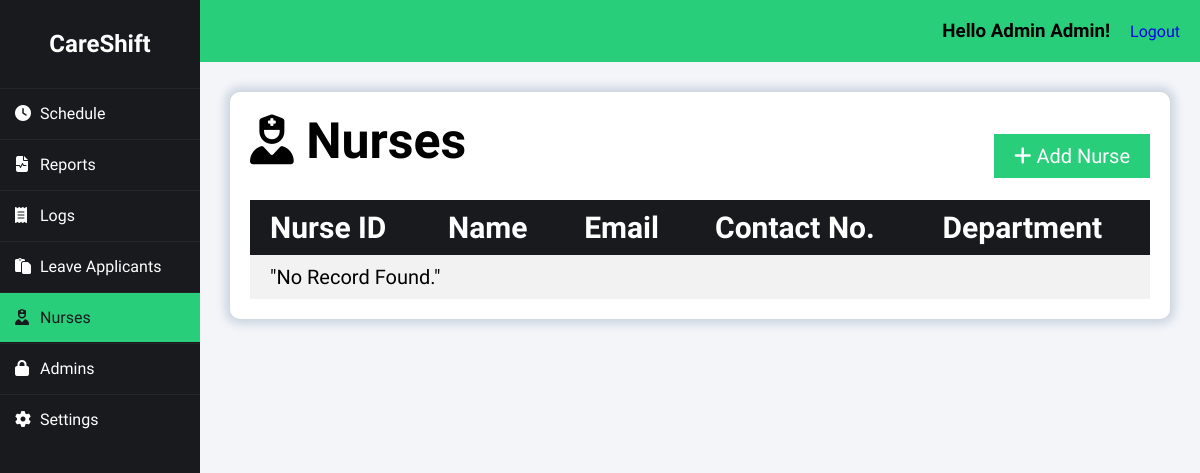
Before: /index.php?page=nurses (signed in) with the older database file.
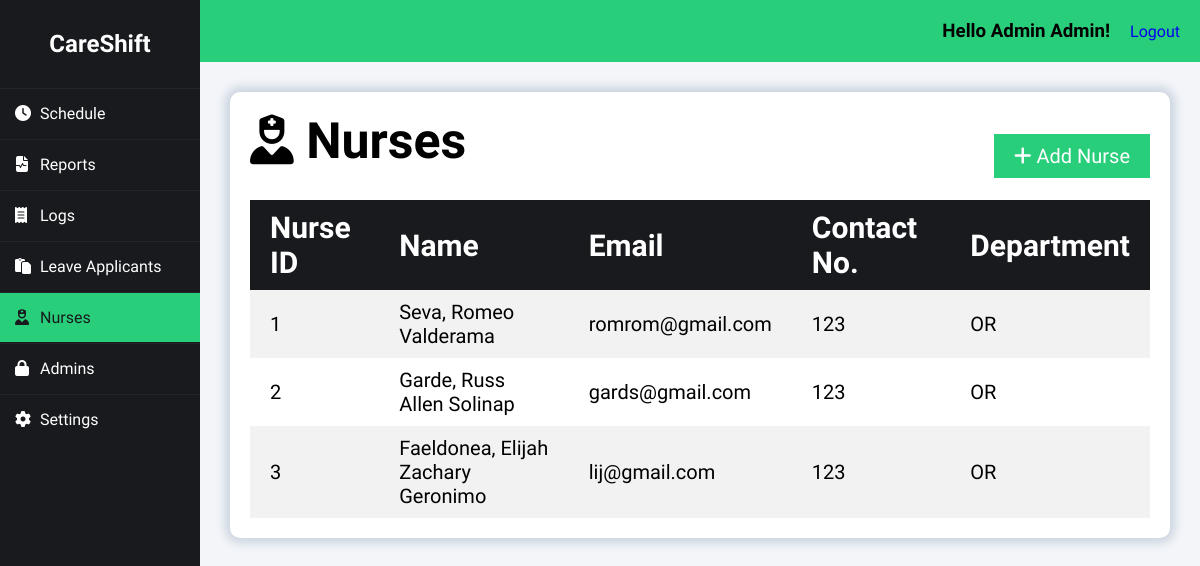
After: the same page with the newer database file.
### tables this page shows
CREATE TABLE `nurse` (
  `nurse_id` int(50) NOT NULL auto_increment, 
  `nurse_password` varchar(32) NOT NULL,
  `nurse_fname` varchar(50) NOT NULL,
  `nurse_mname` varchar(50) NOT NULL,
  `nurse_lname` varchar(50) NOT NULL,
  `nurse_email` varchar(50) NOT NULL,
  `nurse_contact` bigint(20) NOT NULL,
  `nurse_position` varchar(255) NOT NULL,
  `nurse_department` varchar(255) NOT NULL,
  PRIMARY KEY  (`nurse_id`)
);

### class/class.admin.php (called while the page is built, shortened)
<?php
class Admin{
	private $DB_SERVER='localhost';
	private $DB_USERNAME='root';
	private $DB_PASSWORD='';
	private $DB_DATABASE='db_careshift';
	private $conn;
	public function __construct(){
		$this->conn = new PDO("mysql:host=".$this->DB_SERVER.";dbname=".$this->DB_DATABASE,$this->DB_USERNAME,$this->DB_PASSWORD);
	}
	function get_id_by_username($username){
		$sql="SELECT adm_id FROM admin WHERE adm_username = :username";
		$q = $this->conn->prepare($sql);
		$q->execute(['username' => $username]);
		$id = $q->fetchColumn();
		return $id;
	}
	function get_fname($id){
		$sql="SELECT adm_fname FROM admin WHERE adm_id = :id";
		$q = $this->conn->prepare($sql);
		$q->execute(['id' => $id]);
		$fname = $q->fetchColumn();
		return $fname;
	}
	function get_lname($id){
		$sql="SELECT adm_lname FROM admin WHERE adm_id = :id";
		$q = $this->conn->prepare($sql);
		$q->execute(['id' => $id]);
		$lname = $q->fetchColumn();
		return $lname;
	}
}
?>

### class/class.nurse.php (called while the page is built, shortened)
<?php
class Nurse{
	private $DB_SERVER='localhost';
	private $DB_USERNAME='root';
	private $DB_PASSWORD='';
	private $DB_DATABASE='db_careshift';
	private $conn;
	public function __construct(){
		$this->conn = new PDO("mysql:host=".$this->DB_SERVER.";dbname=".$this->DB_DATABASE,$this->DB_USERNAME,$this->DB_PASSWORD);
	}
	public function list_nurses(){
		$sql="SELECT * FROM nurse";
		$q = $this->conn->query($sql) or die("failed!");
		while($r = $q->fetch(PDO::FETCH_ASSOC)){
		$data[]=$r;
		}
		if(empty($data)){
		   return false;
		}else{
			return $data;
		}
	}
}
?>

### nurse-module/records.php (the view)
<div class="heading">
    <h1><i class="fas fa-solid fa-user-nurse"></i>&nbspNurses</h1>
    <a href="index.php?page=nurses&subpage=add" class="right_button"><i class="fa fa-plus"></i>&nbspAdd Nurse</a>
</div>
<table id="tablerecords">
    <thead>
        <tr>
            <th>Nurse ID</th>
            <th>Name</th>
            <th>Email</th>
            <th>Contact No.</th>
            <th>Department</th>
        </tr>
    </thead>
    <tbody>
        <?php
        if ($nurse->list_nurses() != false) {
            foreach ($nurse->list_nurses() as $value) {
                extract($value);
                $row_url = "index.php?page=nurses&subpage=profile&id=" . $nurse_id;
                ?>
                <tr onclick="location.href='<?php echo $row_url; ?>'" style="cursor: pointer;">
                    <td><?php echo $nurse_id; ?></td>
                    <td><?php echo $nurse_lname . ', ' . $nurse_fname . ' ' . $nurse_mname; ?></td>
                    <td><?php echo $nurse_email; ?></td>
                    <td><?php echo $nurse_contact; ?></td>
                    <td><?php echo $nurse_department; ?></td>
                </tr>
                <?php
            }
        } else {
            ?>
            <tr>
                <td colspan="5">"No Record Found."</td>
            </tr>
        <?php
        }
        ?>
    </tbody>
</table>

### index.php (shortened to what this page needs)
<?php
include_once 'class/class.nurse.php';
include_once 'class/class.admin.php';
$page = (isset($_GET['page']) && $_GET['page'] != '') ? $_GET['page'] : '';
$subpage = (isset($_GET['subpage']) && $_GET['subpage'] != '') ? $_GET['subpage'] : '';
$nurse = new Nurse();
$admin = new Admin();
$admin_id = $admin->get_id_by_username($_SESSION['adm_username']);
?>
<!DOCTYPE html>
<html>
<head>
    <link rel="stylesheet" href="css/styles.css">
    <link rel="stylesheet" href="https://cdnjs.cloudflare.com/ajax/libs/fullcalendar/3.4.0/fullcalendar.css" />
</head>
<body>
    <div class="wrapper">
        <div class="sidebar">
            <h2>CareShift</h2>
            <ul>
                <li><a href="index.php?page=schedule" class="<?= $page == 'schedule' ? 'active' : '' ?>"><i class="fas fa-solid fa-clock"></i>Schedule</a></li>
                <li><a href="index.php?page=reports" class="<?= $page == 'reports' ? 'active' : '' ?>"><i class="fas fa-solid fa-file-waveform"></i>Reports</a></li>
                <li><a href="index.php?page=logs" class="<?= $page == 'logs' ? 'active' : '' ?>"><i class="fas fa-solid fa-receipt"></i>Logs</a></li>
                <li><a href="index.php?page=leave" class="<?= $page == 'leave' ? 'active' : '' ?>"><i class="fas fa-regular fa-paste"></i></i></i>Leave Applicants</a></li>
                <li><a href="index.php?page=nurses" class="<?= $page == 'nurses' ? 'active' : '' ?>"><i class="fas fa-solid fa-user-nurse"></i>Nurses</a></li>
                <li><a href="index.php?page=admins" class="<?= $page == 'admins' ? 'active' : '' ?>"><i class="fas fa-lock" aria-hidden="true"></i></i>Admins</a></li>
                <li><a href="index.php?page=settings" class="<?= $page == 'settings' ? 'active' : '' ?>"><i class="fas fa-solid fa-gear"></i>Settings</a></li>
            </ul>
        </div>
        <div class="body">
            <div class="header">
                <h3>Hello <?php echo $admin->get_fname($admin_id).' '.$admin->get_lname($admin_id);?>!</h3>
                <a href="logout.php" class="right">Logout</a>
            </div>
            <div class="main_content">
                <?php
                    switch($page){
                    case 'nurses':
                        require_once 'nurse-module/index.php';
                    break;
                    }
                ?>
            </div>
        </div>
    </div>
</body>
</html>

### nurse-module/index.php (shortened to what this page needs)
<div class="content_wrapper">
	<?php
        switch($subpage){
            default:
                require_once 'records.php';
            break;
        }
    ?>
</div>

### css/styles.css (style rules this page uses)
* { margin: 0; padding: 0; box-sizing: border-box; list-style: none; text-decoration: none; font-family: "Afacad Flux", sans-serif; }
body { background: #f3f5f9; }
.wrapper { display: flex; position: relative; }
.wrapper .sidebar { position: fixed; width: 200px; height: 100%; background: #181a1d; padding: 30px 0; }
.wrapper .sidebar h2 { color: white; text-align: center; margin-bottom: 30px; }
.wrapper .sidebar ul li { border-bottom: 1px solid rgba(0, 0, 0, 0.05); border-top: 1px solid rgba(255, 255, 255, 0.05); }
.wrapper .sidebar ul li a { color: white; display: block; padding: 15px; }
.wrapper .sidebar ul li a .fas { width: 25px; }
.wrapper .sidebar ul li a.active { background-color: #29ce7a; color: #181a1d; }
.wrapper .sidebar ul li a.active .fas { color: #181a1d; }
.wrapper .body { width: 100%; margin-left: 200px; }
.wrapper .body .header { padding: 20px; background: #29ce7a; display: flex; justify-content: flex-end; gap: 20px; align-items: center; }
.wrapper .body .header h3 { margin: 0; }
.wrapper .body .main_content { padding: 0px 30px 0px 30px; }
.wrapper .body .main_content h1 { font-size: 50px; margin-bottom: 30px; width: 80%; }
.wrapper .body .main_content .content_wrapper { background: white; border-radius: 10px; box-shadow: 0 0 10px 5px #CBD4DF; padding: 20px; margin-top: 30px; margin-bottom: 30px; }
.wrapper .body .main_content .content_wrapper .heading { display: flex; justify-content: space-between; align-items: center; }
.heading .right_button { padding: 10px 20px; background-color: #29ce7a; color: white; border: none; cursor: pointer; font-size: 20px; }
#tablerecords { padding: 10px; width: 100%; border-collapse: collapse; }
#tablerecords thead { color: white; background-color: #181a1d; text-align: left; font-size: 30px; }
#tablerecords thead tr th { padding: 10px 20px 10px 20px; }
#tablerecords th, #tablerecords td { padding: 10px 0px; }
#tablerecords tbody { font-size: 20px; }
#tablerecords tbody tr:nth-child(odd) { background-color: #f2f2f2; }
#tablerecords tbody tr:nth-child(even) { background-color: #ffffff; }
#tablerecords tbody tr td { padding: 10px 20px 10px 20px; }

Changed rows visible on the page:
added nurse: nurse_id "1", nurse_lname "Seva", nurse_fname "Romeo", nurse_mname "Valderama", nurse_email "romrom@gmail.com", nurse_contact "123", nurse_department "OR"
added nurse: nurse_id "2", nurse_lname "Garde", nurse_fname "Russ Allen", nurse_mname "Solinap", nurse_email "gards@gmail.com", nurse_contact "123", nurse_department "OR"
added nurse: nurse_id "3", nurse_lname "Faeldonea", nurse_fname "Elijah Zachary", nurse_mname "Geronimo", nurse_email "lij@gmail.com", nurse_contact "123", nurse_department "OR"
Other visible differences:
text no longer shown: "\"No Record Found.\""
